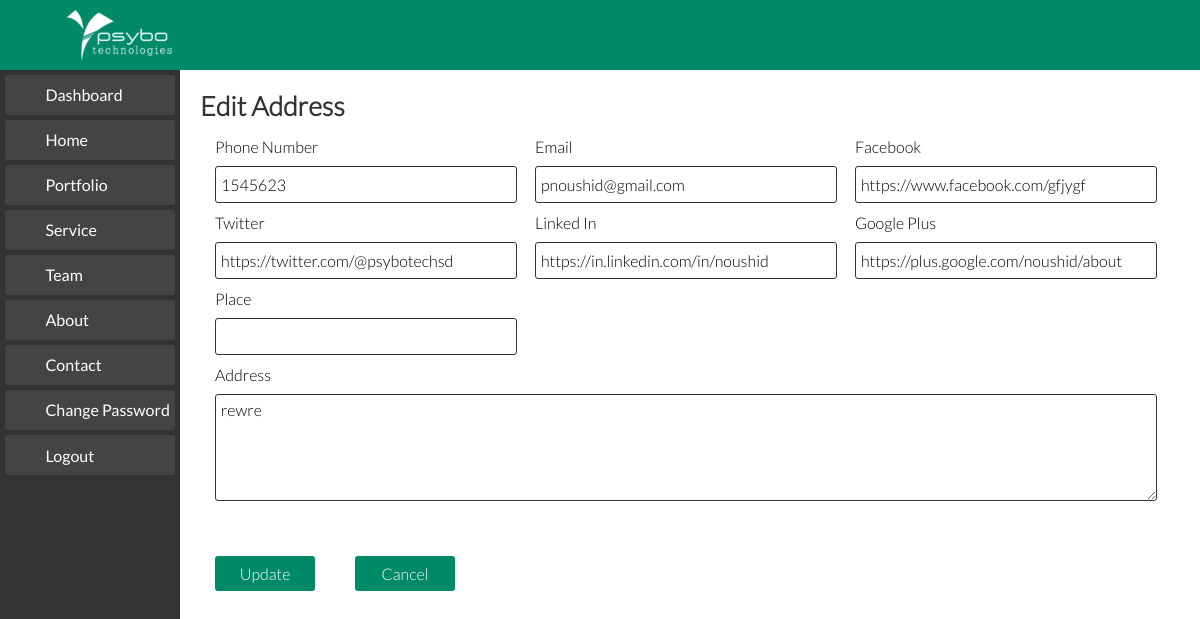
Page /editAddress.php?editId=28 (signed in) on the committed database.
### tables this page shows
CREATE TABLE `address` (
  `id` int(11) NOT NULL AUTO_INCREMENT,
  `name` varchar(30) DEFAULT NULL,
  `address` varchar(70) DEFAULT NULL,
  `email` varchar(40) DEFAULT NULL,
  `telephone` varchar(13) DEFAULT NULL,
  `mobile` varchar(13) DEFAULT NULL,
  `website` varchar(45) DEFAULT NULL,
  `linkedin` varchar(50) DEFAULT NULL,
  `fb` varchar(50) DEFAULT NULL,
  `twiter` varchar(50) DEFAULT NULL,
  `git` varchar(60) DEFAULT NULL,
  `google_plus` varchar(85) DEFAULT NULL,
  `gender` varchar(10) DEFAULT NULL,
  `place` varchar(50) DEFAULT NULL,
  PRIMARY KEY (`id`)
);

### Database.php (called while the page is built, shortened)
<?php
class Database
{
	private $host='';
	private $user='';
	private $password='';
	private $database='';
	private $condb="";
	function __construct($host,$user,$password,$database)
	{
		$this->host=$host;
		$this->user=$user;
		$this->password=$password;
		$this->database=$database;
	}
	public function connect()
	{
		$this->condb = new mysqli($this->host,$this->user,$this->password,$this->database);
	}
	public function select($table,$fields,$where)
	{
		$fields=implode(',',$fields);
		$select="SELECT ";
		if ($fields==null)
		{
			$select.="* FROM ".$table;
		}
		else
		{
			$select.=$fields." FROM ".$table;
		}
		if($where != null)
		{
			$select.=" WHERE ".$where[0]." = ";
			if (is_string($where[1]))
				$select.="'".$where[1]."'";
			else
				$select.=$where[1];
		}
		$query=mysqli_query($this->condb,$select);
		$recset = array();
		while ($rec=mysqli_fetch_array($query))
			array_push($recset, $rec);
		return $recset;
	}
}
?>

### editAddress.php (the view, shortened to what this page needs)
<?php
	include_once 'Database.php';
	$objdb = new Database('localhost', 'root','asd','psybo-db');
	$messageId =$_GET['editId'];
	$resultCmpDtl = $objdb->select('company_details', array(),array('id', $messageId));
	foreach ($resultCmpDtl[0] as $key => $value)
	{
		if ($key == 'address_id' and is_string($key) )
		{
			$address_id = $value;
		}
	}
	$resultAddress = $objdb->select('address', array(), array('id', $address_id));
 ?>
<!DOCTYPE html>
<html lang="en">
<head>
	<link rel="stylesheet" href="css/normalize.css">
	<link rel="stylesheet" href="css/admin-style.css">
</head>
<body>
	<?php include 'dash.php'; ?>
	<section class="add-service">
		<form action="" method="POST" id="firstForm">
			<div class="first-content">
				<h3>Edit Address</h3>
				<div class="group">
					<label for="txtPhoneNo">Phone Number</label><br>
					<input name="txtPhoneNo" id="txtPhoneNo" type="tel" value=<?php foreach ($resultAddress[0] as $key => $value) {
																					if (is_string($key) and $key == 'mobile') {
																						echo "\"".$value."\"";
																					}
																				} ?> required>
				</div>
				<div class="group">
					<label for="txtEmail">Email</label><br>
					<input name="txtEmail" id="txtEmail" type="email" required value=<?php foreach ($resultAddress[0] as $key => $value) {
																					if (is_string($key) and $key == 'email') {
																						echo "\"".$value."\"";
																					}
																				} ?> >
				</div>
				<div class="group">
					<label for="fbLink">Facebook</label><br>
					<input name="fbLink" type="text" id="fbLink" type="url" value=<?php foreach ($resultAddress[0] as $key => $value) {
																					if (is_string($key) and $key == 'fb') {
																						echo "\"".$value."\"";
																					}
																				} ?>>
				</div>
				<div class="group">
					<label for="txtTwitter">Twitter</label><br>
					<input name="txtTwitter" id="txtTwitter" type="url" value=<?php foreach ($resultAddress[0] as $key => $value) {
																					if (is_string($key) and $key == 'twiter') {
																						echo "\"".$value."\"";
																					}
																				} ?>>
				</div>
				<div class="group">
					<label for="txtLn">Linked In</label><br>
					<input name="txtLn" id="txtLn" type="url" value=<?php foreach ($resultAddress[0] as $key => $value) {
																					if (is_string($key) and $key == 'linkedin') {
																						echo "\"".$value."\"";
																					}
																				} ?>>
				</div>
				<div class="group">
					<label for="txtGp">Google Plus</label><br>
					<input name="txtGp" id="txtGp" type="url" value=<?php foreach ($resultAddress[0] as $key => $value) {
																					if (is_string($key) and $key == 'google_plus') {
																						echo "\"".$value."\"";
																					}
																				} ?>>
				</div>
				<div class="group">
					<label for="txtPlace">Place</label><br>
					<input name="txtPlace" id="txtPlace" type="url">
				</div>
				<div class="group width-80">
					<label for="footerAddress">Address</label><br>
					<textarea type="text" id="footerAddress" name="footerAddress" cols="30" rows="5" required ><?php foreach ($resultAddress[0] as $key => $value) {
																					if (is_string($key) and $key == 'address') {
																						echo $value;
																					}
																				} ?></textarea>
				</div>
			</div>
			<div class="group pad-left">
				<button id="btnAdd" name="btnUpdate">Update</button>
			</div>
		</form>
		<div class="group">
			<form action="tabContact.php">
				<button id="btnCancel" name="btnCancel">Cancel</button>
			</form>
		</div>
	</section>
</body>
</html>

### css/admin-style.css (style rules this page uses)
body { padding-top: 70px; font-family: Lato-light; font-size: 16px; }
h3 { font-family: Lato-light; font-size: 20pt; margin: 10px 0; padding: 0; color: #333; }
section { padding-left: 15%; width: 85%; float: left; }
.add-service { width: 80%; padding-top: 10px; float: left; margin-bottom: 100px; }
.add-service label { float: left; }
.first-content { width: 100%; float: left; padding-left: 20px; margin-bottom: 15px; }
.group { float: left; width: 33.33%; box-sizing: border-box; padding: 5px 15px; }
.width-80 { width: 100%; }
.group input { width: 100%; height: 25px; padding: 5px; border: 1px solid #333; margin: 10px 0 0; float: left; background-color: #fff; border-radius: 3px; transition: border 0.4s ease ; }
.group textarea { width: 100%; padding: 5px; border: 1px solid #333; margin: 10px 0; float: left; background-color: #fff; border-radius: 3px; transition: border 0.4s ease ; }
.pad-left { padding: 5px 0px 0 20px; width: unset; }
.add-service button, .change-pwrd button { width: 100px; height: 35px; padding: 5px; color: #fff; border: 0; margin: 20px 10px 0 15px; background-color: #008a67; border-radius: 3px; -webkit-transition: background-color 0.3s ease; -moz-transition: background-color 0.3s ease; -ms-transition: background-color 0.3s ease; -o-transition: background-color 0.3s ease; transition: background-color 0.3s ease; }

### rows in the picture
address: txtPhoneNo "1545623", txtEmail "pnoushid@gmail.com", fbLink "https://www.facebook.com/gfjygf", txtTwitter "https://twitter.com/@psybotechsd", txtLn "https://in.linkedin.com/in/noushid", txtGp "https://plus.google.com/noushid/about", footerAddress "rewre"
